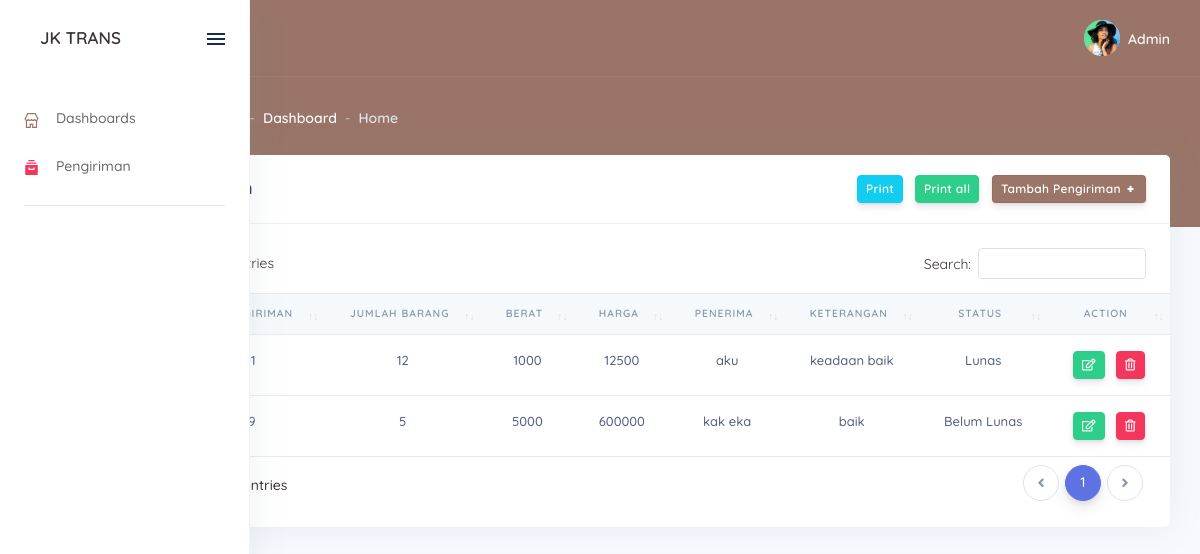
/dashboard/pengiriman (signed in), run on the app's committed database.
### tables this page shows
CREATE TABLE `pengiriman` (
  `id` int(11) NOT NULL,
  `kode_pengiriman` varchar(7) NOT NULL,
  `jumlah` int(11) NOT NULL,
  `berat` int(11) NOT NULL,
  `harga` double NOT NULL,
  `penerima` varchar(100) NOT NULL,
  `keterangan` text NOT NULL,
  `status` tinyint(1) NOT NULL,
  `created_at` date NOT NULL DEFAULT current_timestamp()
);

### app/core/Controller.php (called while the page is built, shortened)
<?php
class Controller {
	public function view($view, $data = []) {
		require_once 'app/views/' . $view . '.php';
	}
	public function model($model) {
		return new $model;
	}
}

### app/core/App.php (called while the page is built, shortened)
<?php
class App {
	protected $method = 'index';
	protected $params = [];
	public function __construct() {
		$url = $this->parseURL();
		if (isset($url[0]) && file_exists('app/controllers/' . ucwords(strtolower($url[0])) .'.php')) {
			unset($url[0]);
		}
		$this->controller = new $this->controller;
		if (isset($url[1])) {
			if (method_exists($this->controller, $url[1])) {
				$this->method = $url[1];
			}
		}
		call_user_func_array([$this->controller, $this->method], $this->params);
	}
	public function parseURL() {
		if (isset($_GET['url'])) {
			$url = rtrim($_GET['url'], '/');
			$url = filter_var($url, FILTER_SANITIZE_URL);
			$url = explode('/', $url);
			return $url;
		}
	}
}

### index.php (called while the page is built, shortened)
<?php
$app = new App;

### app/core/Url.php (called while the page is built, shortened)
<?php
class Url
{
    public static function checkAll()
    {
         if (isset($_GET['url'])) {
            $url = rtrim($_GET['url'], '/');
            $url = filter_var($url, FILTER_SANITIZE_URL);
            $url = explode('/', $url);
            if (isset($url[1]) && $url[1] !== null) {
                return $url[0] .'/'. $url[1];
            }
            return $url[0];
        }
    }
}

### app/core/Flasher.php (called while the page is built, shortened)
<?php
class Flasher
{
    public static function flash($ret_obj = false)
    {
        if (isset($_SESSION['flash'])) {
            $data = $_SESSION['flash'];
            if ($ret_obj) return htmlspecialchars(json_encode($data), ENT_QUOTES,  'UTF-8');
            return $data['aksi'];
        }
    }
}

### app/core/Database.php (called while the page is built, shortened)
<?php
class Database
{
  private $host = DB_HOST;
  private	$user = DB_USER;
  private $pass = DB_PASS;
  private $db_name = DB_NAME;
  private $dbh;
  private $stmt;
  public function __construct()
  {
    $dsn = "mysql:host={$this->host};
    dbname={$this->db_name}";
    $option = [
     PDO::ATTR_PERSISTENT => true,
     PDO::ATTR_ERRMODE => PDO::ERRMODE_EXCEPTION
   ];
   try {
     $this->dbh = new PDO($dsn, $this->user, $this->pass, $option);
   } catch(PDOException $e){
     die($e->getMessage());
   }
 }
 public function query($query)
 {
  $this->stmt = $this->dbh->prepare($query);
}
public function execute()
{
  $this->stmt->execute();
}
public function resultSet()
{
  $this->execute();
  return $this->stmt->fetchAll(PDO::FETCH_ASSOC);
}
}

### app/models/M_Pengiriman.php (called while the page is built, shortened)
<?php
class M_Pengiriman
{
    private $db;
    public function __construct()
    {
        $this->db = new Database();
    }
    public function getAll()
    {
        $sql = "SELECT * FROM `pengiriman`";
        $this->db->query($sql);
        return $this->db->resultSet();
    }
}

### app/views/dashboard/pengiriman/index.php (the view, shortened to what this page needs)
<div class="row">
    <div class="col">
        <div class="card">
            <div class="card-header d-flex justify-content-between">
                <h3 class="mb-0">Data Pengiriman</h3>
                <div class="">
                    <button class="btn btn-info text-white btn-sm" data-toggle="modal" data-target="#rangetanggal">
                        <span class="btn-inner--text ">Print</span>
                    </button>
                    <a href="<?= BASEURL ?>/prints" class="btn btn-success text-white btn-sm">
                        <span class="btn-inner--text ">Print all</span>
                    </a>
                    <button type="button" class="btn btn-primary btn-sm" data-toggle="modal" data-target="#addProduct">
                        <span class="btn-inner--text ">Tambah Pengiriman</span>
                        <span class="btn-inner--icon"><i class="ni ni-fat-add"></i></span>
                    </button>
                </div>
            </div>
            <div class="table-responsive py-4">
                <table class="table table-flush text-center" id="datatable-basic">
                    <thead class="thead-light">
                        <tr>
                            <th>id</th>
                            <th>Kode Pengiriman</th>
                            <th>Jumlah Barang</th>
                            <th>Berat</th>
                            <th>Harga</th>
                            <th>Penerima</th>
                            <th>Keterangan</th>
                            <th>Status</th>
                            <th>Action</th>
                        </tr>
                    </thead>
                    <tbody>
                        <?php $i = 1 ?>
                        <?php foreach ($data['pengiriman'] as $p): ?>
                        <tr>
                            <td><?= $i++ ?></td>
                            <td><?= $p['kode_pengiriman'] ?></td>
                            <td><?= $p['jumlah'] ?></td>
                            <td><?= $p['berat'] ?></td>
                            <td><?= $p['harga'] ?></td>
                            <td><?= $p['penerima'] ?></td>
                            <td><?= $p['keterangan'] ?></td>
                            <td><?= ($p['status'] == '0' ) ? 'Belum Lunas' : 'Lunas' ?></td>
                            <td>
                                <a href="<?= BASE_URL?>/dashboard/edit_pengiriman/<?= $p['id']?>"
                                    class="btn btn-success btn-sm">
                                    <i class="far fa-edit"></i>
                                </a>
                                <a href="<?= BASE_URL?>/dashboard/delete_pengiriman/<?= $p['id']?>"
                                    class="btn btn-danger btn-sm">
                                    <i class="far fa-trash-alt"></i>
                                </a>
                            </td>
                        </tr>
                        <?php endforeach;?>
                    </tbody>
                </table>
            </div>
        </div>
    </div>
</div>

### app/controllers/Dashboard.php (shortened to what this page needs)
<?php
class Dashboard extends Controller {
	public function pengiriman()
	{
		if(isset($_POST['submit'])){
			if($this->model('M_Pengiriman')->upload()){
				Flasher::setFlash('Data Berhasil Di tambahkan','success');
				header('Location: '.BASE_URL.'/dashbord/pengiriman');
			}
		}else{
            $data['header'] = 'Dashboard';
            $data['link_header'] = 'Pengiriman';
            $data['page'] = 'Home';
			$data['pengiriman'] = $this->model('M_Pengiriman')->getAll();
            $this->view('template/header', $data);
            $this->view('dashboard/pengiriman/index',$data);
            $this->view('template/footer');
        }
	}
}

### app/views/template/header.php (shortened to what this page needs)
<!DOCTYPE html>
<html>
<head>
    <link rel="stylesheet" href="<?= BASEURL ?>/assets/vendor/nucleo/css/nucleo.css" type="text/css">
    <link rel="stylesheet" href="<?= BASEURL?>/assets/vendor/@fortawesome/fontawesome-free/css/all.min.css"
        type="text/css">
    <link rel="stylesheet" href="https://unpkg.com/aos@next/dist/aos.css" />
    <link rel="stylesheet" href="<?= BASEURL?>/assets/css/argon.css?v=1.1.0" type="text/css">
    <link rel="stylesheet" href="<?= BASEURL ?>/assets/vendor/datatables.net-bs4/css/dataTables.bootstrap4.min.css" />
</head>
<body>
    <nav class="sidenav navbar navbar-vertical fixed-left navbar-expand-xs navbar-light bg-white" id="sidenav-main">
        <div class="scrollbar-inner">
            <div class="sidenav-header d-flex align-items-center">
                <a class="navbar-brand d-flex" href="#">
                    <h3 class="ml-3 text-logo" style="margin-top:6px">JK TRANS</h3>
                </a>
                <div class="ml-auto">
                    <div class="sidenav-toggler d-none d-xl-block" data-action="sidenav-unpin"
                        data-target="#sidenav-main">
                        <div class="sidenav-toggler-inner">
                            <i class="sidenav-toggler-line"></i>
                            <i class="sidenav-toggler-line"></i>
                            <i class="sidenav-toggler-line"></i>
                        </div>
                    </div>
                </div>
            </div>
            <div class="navbar-inner">
                <div class="collapse navbar-collapse" id="sidenav-collapse-main">
                    <ul class="navbar-nav">
                        <li class="nav-item">
                            <a class="nav-link <?= (Url::checkAll() == 'dashboard') ? 'active' : '' ?>"
                                href="<?= BASE_URL ?>/dashboard">
                                <i class="ni ni-shop text-primary"></i>
                                <span class="nav-link-text">Dashboards</span>
                            </a>
                        </li>
                        <li class="nav-item">
                            <a class="nav-link <?= (Url::checkAll() == 'dashboard/product') ? 'active' : '' ?>"
                                href="<?= BASE_URL ?>/dashboard/pengiriman">
                                <i class="ni ni-archive-2 text-red"></i>
                                <span class="nav-link-text">Pengiriman</span>
                            </a>
                        </li>
                    </ul>
                    <hr class="my-3" />
                </div>
            </div>
        </div>
    </nav>
    <div class="main-content" id="panel">
        <nav class="navbar navbar-top navbar-expand navbar-dark bg-primary border-bottom">
            <div class="container-fluid">
                <div class="collapse navbar-collapse" id="navbarSupportedContent">
                    <ul class="navbar-nav align-items-center ml-auto ml-md-0">
                        <li class="nav-item dropdown">
                            <a class="nav-link pr-0" href="#" role="button" data-toggle="dropdown" aria-haspopup="true"
                                aria-expanded="false">
                                <div class="media align-items-center">
                                    <span class="avatar avatar-sm rounded-circle">
                                        <img alt="Image placeholder" src="<?= BASEURL?>/assets/img/theme/team-4.jpg">
                                    </span>
                                    <div class="media-body ml-2 d-none d-lg-block">
                                        <span class="mb-0 text-sm  font-weight-bold"><?= $_SESSION['username'] ?></span>
                                    </div>
                                </div>
                            </a>
                        </li>
                    </ul>
                </div>
            </div>
        </nav>
        <div class="header bg-primary pb-6">
            <div class="container-fluid">
                <div class="header-body">
                    <div class="row align-items-center py-4">
                        <div class="col-lg-6 col-7">
                            <h6 class="h2 text-white d-inline-block mb-0"><?= $data['header'] ?></h6>
                            <nav aria-label="breadcrumb" class="d-none d-md-inline-block ml-md-4">
                                <ol class="breadcrumb breadcrumb-links breadcrumb-dark">
                                    <li class="breadcrumb-item"><a href="<?= BASE_URL?>/<?= $data['header'] ?>"></a>
                                    </li>
                                    <li class="breadcrumb-item"><a
                                            href="<?= BASE_URL?>/<?= $data['link_header'] ?>"><?= $data['header'] ?></a>
                                    </li>
                                    <li class="breadcrumb-item active" aria-current="page"><?= $data['page'] ?></li>
                                </ol>
                            </nav>
                        </div>
                    </div>
                </div>
            </div>
        </div>
        <div class="container-fluid mt--6">

### app/views/template/footer.php (shortened to what this page needs)
</div>
</div>
</body>
</html>

### data on the page
pengiriman: jumlah "12", berat "1000", harga "12500", penerima "aku", keterangan "keadaan baik", status "Lunas"
pengiriman: jumlah "5", berat "5000", harga "600000", penerima "kak eka", keterangan "baik", status "Belum Lunas"

### other printed values
$_SESSION['username'] "Admin"
$data['header'] "Dashboard"
$data['page'] "Home"
